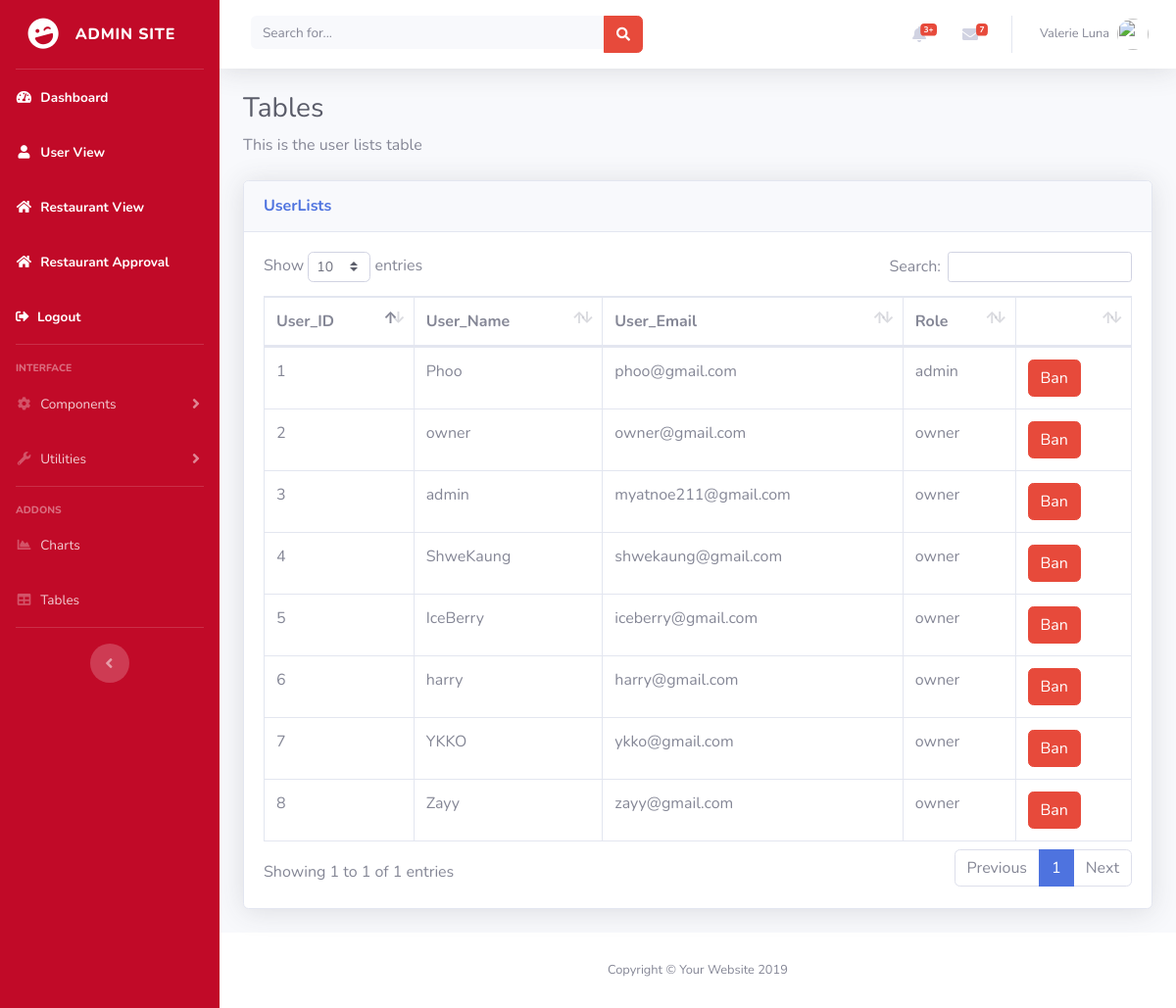
Screenshot of /admin_dashboard/User_View.php (signed in) with the database file from the repository.
### tables this page shows
CREATE TABLE `user` (
  `u_id` int(11) NOT NULL,
  `u_name` varchar(100) NOT NULL,
  `u_email` varchar(255) NOT NULL,
  `u_pass` varchar(255) NOT NULL,
  `role` varchar(255) NOT NULL
);

### admin_dashboard/User_View.php (the view, shortened to what this page needs)
<?php include_once"include/header.php" ?>
<?php include_once"include/db.php" ?>
  <div id="wrapper">
    <?php include_once"include/sidebar.php" ?>
    <div id="content-wrapper" class="d-flex flex-column">
      <div id="content">
        <?php include_once"include/navbar.php" ?>
        <div class="container-fluid">
          <h1 class="h3 mb-2 text-gray-800">Tables</h1>
          <p class="mb-4">This is the user lists table</p>
          <div class="card shadow mb-4">
            <div class="card-header py-3">
              <h6 class="m-0 font-weight-bold text-primary">UserLists</h6>
            </div>
            <div class="card-body">
              <div class="table-responsive">
                <table class="table table-bordered" id="dataTable" width="100%" cellspacing="0">
                  <thead>
                    <tr>
                      <th>User_ID</th>
                      <th>User_Name</th>
                      <th>User_Email</th>
                      <th>Role</th>
                      <th><a href=""></a></th>
                    </tr>
                  </thead>
                 <?php
                   $query= "SELECT * FROM user";
                   $result= mysqli_query($connection,$query);
                   while ($row=mysqli_fetch_assoc($result))
                    {
                      $user_id = $row['u_id'];
                      $user_name= $row['u_name'];
                      $user_email= $row['u_email'];
                      $role = $row['role'];
                   ?>
                  <tbody>
                    <tr>
                      <td><?php echo "$user_id";?></td>
                      <td><?php echo "$user_name";?></td>
                      <td><?php echo "$user_email";?></td>
                      <td><?php echo "$role";?></td>
                      <td> <input type="submit" name="ban" value="Ban" class="btn btn-danger"></td>
                    </tr>
                    <?php
                      }
                     ?>
                  </tbody>
                </table>
              </div>
            </div>
          </div>
        </div>
      </div>
      <?php include_once"include/footer.php"?>

### rows the page displays
user: u_id "1", u_name "Phoo", u_email "phoo@gmail.com", role "admin"
user: u_id "2", u_name "owner", u_email "owner@gmail.com", role "owner"
user: u_id "3", u_name "admin", u_email "myatnoe211@gmail.com", role "owner"
user: u_id "4", u_name "ShweKaung", u_email "shwekaung@gmail.com", role "owner"
user: u_id "5", u_name "IceBerry", u_email "iceberry@gmail.com", role "owner"
user: u_id "6", u_name "harry", u_email "harry@gmail.com", role "owner"
user: u_id "7", u_name "YKKO", u_email "ykko@gmail.com", role "owner"
user: u_id "8", u_name "Zayy", u_email "zayy@gmail.com", role "owner"

### other values shown
$_SESSION['role'] "ADMIN"
